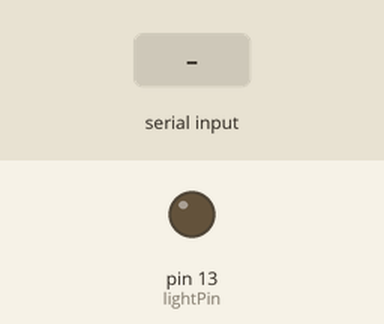
A sketch run on a simulated Arduino Uno, built with avr-gcc and run on an emulated ATmega328P. Shown: output pins drawn as LEDs (lit = HIGH). The test bench sets the inputs (shaded band).

Above: at 1.2 s.
1.3 s: "a" received over Serial
At 2.3 s:
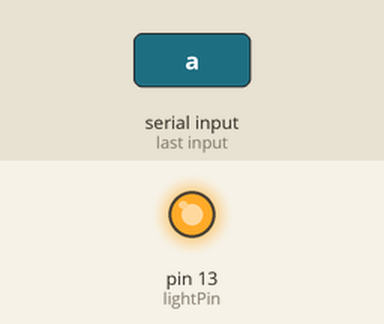
2.8 s: "b" received over Serial
At 3.4 s:
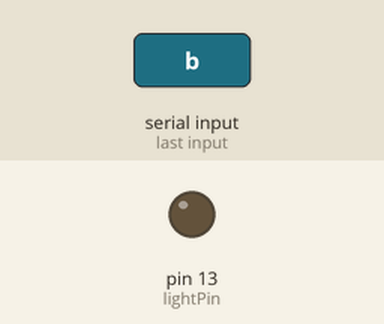
Timing chart, 0 to 5.8 s (numbered marks = the images above; inputs shaded):
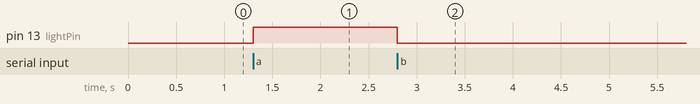

Measured:
- after the input at 1.3 s, pin 13 (lightPin): LOW → HIGH at once
- after the input at 2.8 s, pin 13 (lightPin): HIGH → LOW at once

The sketch:

serial_read.ino
```cpp
// Serial Read - by Harrison Shoebridge, 2016.

const int lightPin = 13;

void setup() {
  Serial.begin(9600);

  pinMode(lightPin, HIGH);
}

void loop() {
  if (Serial.available() > 0) {
    int incomingByte = Serial.read();

    if (incomingByte == 97) { // if the character is "a"
      digitalWrite(lightPin, HIGH);
    } else if (incomingByte == 98) { // if the character is "b"
      digitalWrite(lightPin, LOW);
    }
  }
}
```
